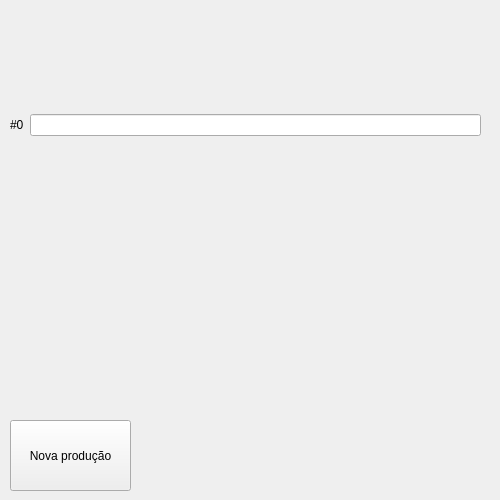
<?xml version="1.0" encoding="UTF-8"?>
<ui version="4.0">
 <class>MainWindow</class>
 <widget class="QMainWindow" name="MainWindow">
  <property name="geometry">
   <rect>
    <x>0</x>
    <y>0</y>
    <width>500</width>
    <height>500</height>
   </rect>
  </property>
  <property name="maximumSize">
   <size>
    <width>500</width>
    <height>500</height>
   </size>
  </property>
  <property name="windowTitle">
   <string>MainWindow</string>
  </property>
  <widget class="QWidget" name="centralwidget">
   <widget class="QWidget" name="verticalLayoutWidget">
    <property name="geometry">
     <rect>
      <x>10</x>
      <y>20</y>
      <width>471</width>
      <height>211</height>
     </rect>
    </property>
    <layout class="QVBoxLayout" name="verticalLayout_2">
     <property name="sizeConstraint">
      <enum>QLayout::SetDefaultConstraint</enum>
     </property>
     <item>
      <layout class="QHBoxLayout" name="horizontalLayout">
       <property name="spacing">
        <number>6</number>
       </property>
       <property name="sizeConstraint">
        <enum>QLayout::SetDefaultConstraint</enum>
       </property>
       <property name="leftMargin">
        <number>0</number>
       </property>
       <property name="topMargin">
        <number>0</number>
       </property>
       <property name="rightMargin">
        <number>0</number>
       </property>
       <property name="bottomMargin">
        <number>0</number>
       </property>
       <item>
        <widget class="QLabel" name="label">
         <property name="text">
          <string>#0</string>
         </property>
        </widget>
       </item>
       <item>
        <widget class="QLineEdit" name="lineEdit">
         <property name="sizePolicy">
          <sizepolicy hsizetype="MinimumExpanding" vsizetype="Fixed">
           <horstretch>0</horstretch>
           <verstretch>0</verstretch>
          </sizepolicy>
         </property>
         <property name="autoFillBackground">
          <bool>false</bool>
         </property>
        </widget>
       </item>
      </layout>
     </item>
    </layout>
   </widget>
   <widget class="QPushButton" name="push_">
    <property name="geometry">
     <rect>
      <x>10</x>
      <y>420</y>
      <width>121</width>
      <height>71</height>
     </rect>
    </property>
    <property name="text">
     <string>Nova produção</string>
    </property>
   </widget>
  </widget>
 </widget>
 <resources/>
 <connections/>
</ui>
